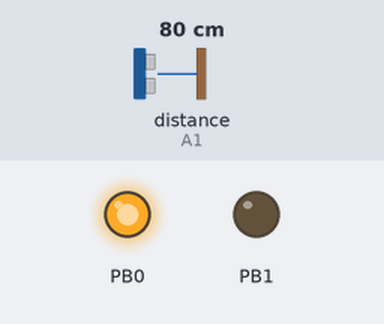
Recording of a sketch running on a simulated ATtiny85, built with avr-gcc and run on an emulated ATtiny85. Parts: output pins drawn as LEDs (lit = HIGH). The test bench sets the inputs (shaded band); at power-on: distance to the obstacle (sensor on A1) 80 cm.

Above: at 0.8 s.
At 15.2 s:
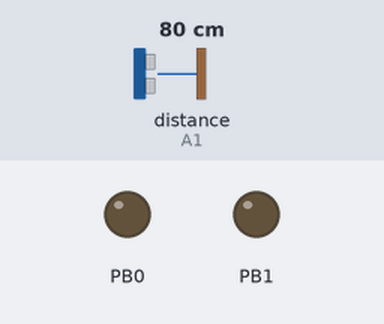
Timing chart, 0 to 16.7 s (numbered marks = the images above):
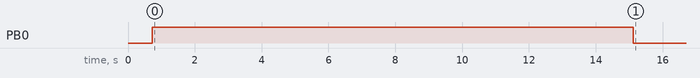

Measured:
- by itself, PB0: LOW → HIGH at 0.72 s, → LOW 14.4 s later

The sketch:

ParkingMonitor.ino
```cpp
#define DEBUG

#ifdef __AVR_ATtiny85__
#include <SoftwareSerial.h>
SoftwareSerial softSerial(3, 4);
#define SER softSerial
#endif

#include "Monitor.h"
#include "DebugUtils.h"

Monitor monitor;

void setup() {
  DEBUG_BEGIN(9600);
  monitor.Setup();
  monitor.SetUpdateSpeedMs(200);
}

void loop() {
  monitor.Run();
  DEBUG_PRINT_NOTICE("Refreshed in: " + (String)monitor.GetLoopSpeedMs() + " Millis");
  DEBUG_PRINT_INFO("Distance: " + (String)monitor.GetDistanceIN() + " Inches");

#ifndef __AVR_ATtiny85__
  DEBUG_PRINT_INFO("CurrentColor: " + monitor.GetLeds()->GetColor().GetName());
#endif

  DEBUG_PRINTLN(" ");
}
```

Color.h
```cpp
#ifndef COLOR_H
#define COLOR_H

struct Color {
	unsigned char Red = 0;
	unsigned char Green = 0;
	unsigned char Blue = 0;
	unsigned char White = 0;
	String Name = " ";

	Color() {}
	Color(unsigned char R, unsigned char G, unsigned char B, unsigned char W) : Red{ R }, Green{ G }, Blue{ B }, White{ W } {}
	Color(String N, unsigned char R, unsigned char G, unsigned char B, unsigned char W) : Name{ N }, Red{ R }, Green{ G }, Blue{ B }, White{ W } {}

	String GetName() {
		return this->Name;
	}
};

#endif //COLOR_H
```

DebugUtils.h
```cpp
#ifndef DEBUG_UTILS_H
#define DEBUG_UTILS_H

#ifndef SER
#define SER Serial
#endif

#ifdef DEBUG
#define DEBUG_BEGIN(...) SER.begin(__VA_ARGS__)
#define DEBUG_PRINT(...) SER.print(__VA_ARGS__)
#define DEBUG_PRINTLN(...) SER.println(__VA_ARGS__)
#define DEBUG_PRINT_ERR(...) DEBUG_PRINT("[!] ");  DEBUG_PRINTLN(__VA_ARGS__)
#define DEBUG_PRINT_INFO(...) DEBUG_PRINT("    ");  DEBUG_PRINTLN(__VA_ARGS__)
#define DEBUG_PRINT_INFO_NO_LN(...) DEBUG_PRINT("    "); DEBUG_PRINT(__VA_ARGS__)
#define DEBUG_PRINT_NOTICE(...) DEBUG_PRINT("[+] ");  DEBUG_PRINTLN(__VA_ARGS__)
#define DEBUG_PRINTF(...)SER.printf(__VA_ARGS__)
#define DEBUG_PRINT_FULL(...)  \
        SER.print(millis());     \
        SER.print(": ");    \
        SER.print(__PRETTY_FUNCTION__); \
        SER.print(' ');      \
        SER.print(__LINE__);     \
        SER.print(' ');      \
        SER.print(__VA_ARGS__)
#define DEBUG_PRINT_FULLLN(...)  \
        SER.print(millis());     \
        SER.print(": ");    \
        SER.print(__PRETTY_FUNCTION__); \
        SER.print(' ');      \
        SER.print(__LINE__);     \
        SER.print(' ');      \
        SER.println(__VA_ARGS__)
#else
#define DEBUG_BEGIN(...)
#define DEBUG_PRINT(...)
#define DEBUG_PRINTLN(...)
#define DEBUG_PRINT_ERR(...)
#define DEBUG_PRINT_INFO(...)
#define DEBUG_PRINT_INFO_NO_LN(...)
#define DEBUG_PRINT_NOTICE(...)
#define DEBUG_PRINTF(...)
#define DEBUG_PRINT_FULL(...)
#define DEBUG_PRINT_FULLLN(...)
#endif

#endif //DEBUG_UTILS_H
```

Leds.cpp
```cpp
#include "Leds.h"

Leds::Leds() {}

Leds::Leds(unsigned char r, unsigned char g, unsigned char b, unsigned char w) : _redPin(r), _greenPin(g), _bluePin(b), _whitePin(w) {}

void Leds::Setup() {
	pinMode(this->_redPin, OUTPUT);
	pinMode(this->_greenPin, OUTPUT);
	pinMode(this->_bluePin, OUTPUT);
	pinMode(this->_whitePin, OUTPUT);
}

void Leds::Show() {
	analogWrite(this->_redPin, this->_color.Red);
	analogWrite(this->_greenPin, this->_color.Green);
	analogWrite(this->_bluePin, this->_color.Blue);
	analogWrite(this->_whitePin, this->_color.White);
}

void Leds::Stop() {
	analogWrite(this->_redPin, 0);
	analogWrite(this->_greenPin, 0);
	analogWrite(this->_bluePin, 0);
	analogWrite(this->_whitePin, 0);
}

void Leds::Clear() {
	Leds::Stop();
	Leds::SetColor(this->Colors.Black);
}

Color Leds::GetColor() {
	return this->_color;
}

void Leds::SetColor(Color color) {
	this->_color = color;
}
```

Leds.h
```cpp
#ifndef LEDS_H
#define LEDS_H

#include "DebugUtils.h"
#include "Arduino.h"
#include "Color.h"

class Leds {
private:
	const unsigned char _redPin = 9;
	const unsigned char _greenPin = 6;
	const unsigned char _bluePin = 10;
	const unsigned char _whitePin = 11;

	Color _color;

public:

	struct Colors {
		Color Black = Color("Black", 0, 0, 0, 0);
		Color White = Color("White", 255, 100, 100, 255);
		Color PureWhite = Color("Pure White", 0, 0, 0, 255);
		Color Red = Color("Red", 255, 0, 0, 0);
		Color Orange = Color("Orange", 255, 80, 0, 0);
		Color Yellow = Color("Yellow", 255, 155, 0, 0);
		Color Green = Color("Green", 0, 128, 0, 0);
		Color Blue = Color("Blue", 0, 0, 255, 0);
		Color Purple = Color("Purple", 75, 0, 130, 0);
		Color Violet = Color("Violet", 200, 130, 238, 0);
	}Colors;

	Leds();
	Leds(unsigned char r, unsigned char g, unsigned char b, unsigned char w);

	void Setup();
	void Show();
	void Stop();
	void Clear();

	Color GetColor();

	void SetColor(Color color);
};

#endif //LEDS_H
```

Monitor.cpp
```cpp
#include "Monitor.h"

Monitor::Monitor() {}

Monitor::Monitor(unsigned char irPin, unsigned int irModel, unsigned int updateSpeedMs) : _irPin(irPin), _irModel(irModel), _updateSpeedMs(updateSpeedMs) {}

void Monitor::Setup() {
#ifdef __AVR_ATtiny85__
    pinMode(1, OUTPUT);
    pinMode(0, OUTPUT);
#else
  this->_leds.Setup();
#endif

  pinMode(this->_irPin, INPUT);
  delay(500);
}

void Monitor::Run() {
  unsigned long start = millis();
  delay(this->_updateSpeedMs);

  this->_distance = _Ir.distance();
  this->_distance = constrain(this->_distance, 20, 460);
  this->_distance = (float)this->_distance / (float)2.54;

  if(this->_distance >= this->_farRangeIN) {
    this->_parked = false;
    this->_parkedAndOff = false;
    this->_previousTime = millis();
#ifdef __AVR_ATtiny85__
    analogWrite(1, 0);
    analogWrite(0, 0);
#else
    this->_leds.Clear();
#endif
  }

  if (this->_parked == false && this->_parkedAndOff == false && this->_distance >= this->_mediumRangeIN && this->_distance < this->_farRangeIN) {
#ifdef __AVR_ATtiny85__
      analogWrite(1, 0);
      analogWrite(0, 0);
      analogWrite(1, 255);
#else
      this->_leds.Clear();
      this->_leds.SetColor(this->_leds.Colors.Green);
#endif
  }

  if(this->_parked == false && this->_parkedAndOff == false && this->_distance >= this->_closeRangeIN && this->_distance < this->_mediumRangeIN) {
#ifdef __AVR_ATtiny85__
      analogWrite(1, 0);
      analogWrite(0, 0);
      analogWrite(0, 255);
      analogWrite(1, 128);
#else
      this->_leds.Clear();
      this->_leds.SetColor(this->_leds.Colors.Yellow);
#endif
  }

  if(this->_parked == false && this->_parkedAndOff == false && this->_distance <= this->_closeRangeIN){
#ifdef __AVR_ATtiny85__
      analogWrite(1, 0);
      analogWrite(0, 0);
      analogWrite(0, 255);
#else
      this->_leds.Clear();
      this->_leds.SetColor(this->_leds.Colors.Red);
#endif
      this->_parked = true;
  }

  if (this->_parked == true && this->_parkedAndOff == false) {
      unsigned long startTime = millis();
      if (startTime - this->_previousTime > this->_parkedWatchDogInterval) {
          this->_previousTime = startTime;
#ifdef __AVR_ATtiny85__
          analogWrite(1, 0);
          analogWrite(0, 0);;
#else
          this->_leds.Clear();
#endif
          this->_parkedAndOff = true;
      }
  }

#ifndef __AVR_ATtiny85__
  this->_leds.Show();
#endif

  this->_loopSpeed = millis() - start;
}

void Monitor::SetUpdateSpeedMs(unsigned int updateSpeedMs) {
  this->_updateSpeedMs = updateSpeedMs;
}

void Monitor::SetCloseRangeIN(unsigned int closeRangeIN) {
  this->_closeRangeIN = closeRangeIN;
}

void Monitor::SetMediumRangeIN(unsigned int mediumRangeIN) {
  this->_mediumRangeIN = mediumRangeIN;
}

void Monitor::SetFarRangeIN(unsigned int farRangeIN) {
  this->_farRangeIN = farRangeIN;
}

#ifndef  __AVR_ATtiny85__
Leds* Monitor::GetLeds() {
    return &_leds;
}
#endif

unsigned int Monitor::GetDistanceIN() {
  return this->_distance;
}

unsigned long Monitor::GetLoopSpeedMs() {
  return this->_loopSpeed;
}
```

Monitor.h
```cpp
#ifndef MONITOR_H
#define MONITOR_H

#include "Arduino.h"
#include <SharpIR.h>

#ifndef __AVR_ATtiny85__
#include "Leds.h"
#endif

class Monitor {
  private:
#ifdef __AVR_ATtiny85__
    const unsigned char _irPin = A1;
#else
    const unsigned char _irPin = A0;
#endif

    const unsigned int _irModel = 20150;

    unsigned int _parkedWatchDogInterval = 15000; // RED leds will stay on for 15 seconds after parked.
    unsigned int _updateSpeedMs = 500;
    unsigned int _closeRangeIN = 60; //5ft
    unsigned int _mediumRangeIN = 72; //6ft
    unsigned int _farRangeIN = 120; //10ft

    unsigned long _previousTime = 0;
    unsigned long _loopSpeed = 0;
    int _distance = 0;
    bool _parked = false;
    bool _parkedAndOff = false;

#ifndef __AVR_ATtiny85__
    Leds _leds;
#endif
    SharpIR _Ir = SharpIR(_irPin, _irModel);

  public:
    Monitor();
    Monitor(unsigned char irPin, unsigned int irModel, unsigned int updateSpeedMs);

    void Setup();
    void Run();

    void SetUpdateSpeedMs(unsigned int updateSpeedMs);
    void SetCloseRangeIN(unsigned int closeRangeIN);
    void SetMediumRangeIN(unsigned int mediumRangeIN);
    void SetFarRangeIN(unsigned int farRangeIN);

#ifndef  __AVR_ATtiny85__
    Leds* GetLeds();
#endif

    unsigned int GetDistanceIN();
    unsigned long GetLoopSpeedMs();
};

#endif //MONITOR_H
```
